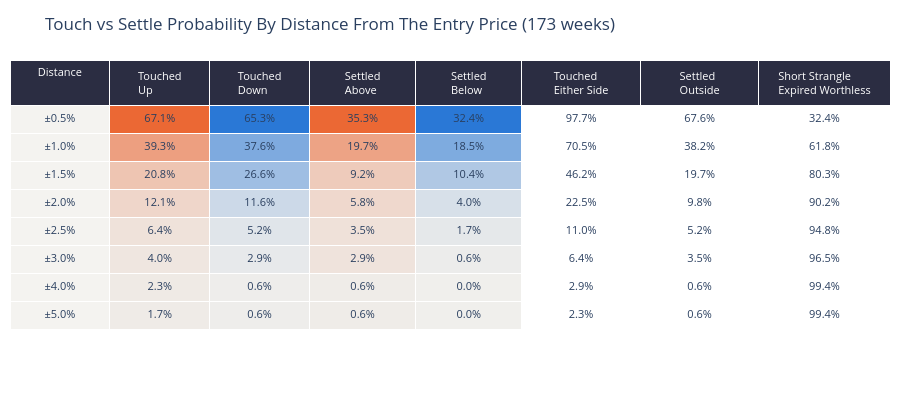
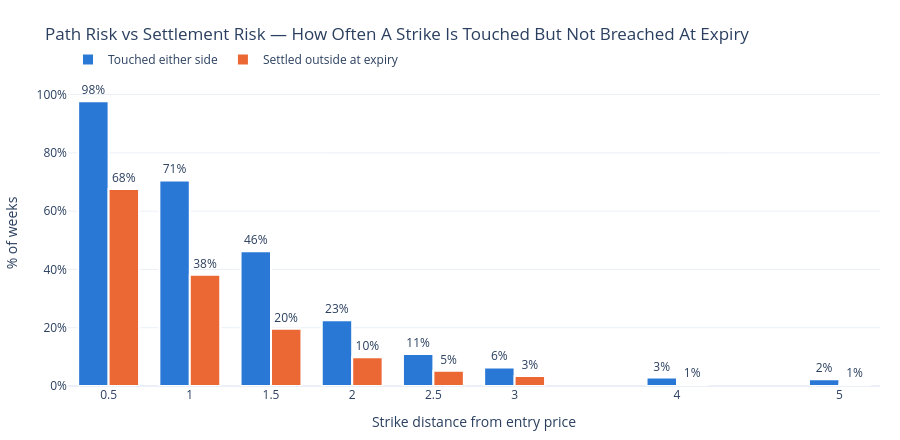

Notebook code cell kept with these figures, in order:
### Markdown cell above
## Touched vs Settled — The Option Seller's Ladder

For each distance from the entry price, two very different probabilities:

- **Touched** — the index traded through that level at *some* hour during the week. This is what stops out a delta-hedged or stop-managed short.
- **Settled beyond** — the index was still past that level at expiry. This is what actually pays out on a held short.

The gap between the two columns is the premium a seller keeps for sitting through the noise; it is also the share of weeks where a stop-loss would have paid out on a strike that ultimately expired worthless. Hourly candles are what make the *touched* column trustworthy.

### Code cell
n_weeks = len(moves)
ladder = pd.DataFrame({"distance_pct": STRIKE_DISTANCES})
ladder["touch_up"] = [(moves["max_up_pct"] >= d).mean() * 100 for d in STRIKE_DISTANCES]
ladder["touch_down"] = [(moves["max_down_pct"] <= -d).mean() * 100 for d in STRIKE_DISTANCES]
ladder["settle_above"] = [(moves["expiry_move_pct"] >= d).mean() * 100 for d in STRIKE_DISTANCES]
ladder["settle_below"] = [(moves["expiry_move_pct"] <= -d).mean() * 100 for d in STRIKE_DISTANCES]
ladder["touched_either"] = [
    ((moves["max_up_pct"] >= d) | (moves["max_down_pct"] <= -d)).mean() * 100 for d in STRIKE_DISTANCES
]
ladder["settled_outside"] = [(moves["expiry_move_pct"].abs() >= d).mean() * 100 for d in STRIKE_DISTANCES]
ladder["strangle_survived"] = 100 - ladder["settled_outside"]

fig = go.Figure(
    data=[
        go.Table(
            columnwidth=[80, 80, 80, 85, 85, 95, 95, 105],
            header=dict(
                values=[
                    "Distance", "Touched<br>Up", "Touched<br>Down", "Settled<br>Above",
                    "Settled<br>Below", "Touched<br>Either Side", "Settled<br>Outside",
                    "Short Strangle<br>Expired Worthless",
                ],
                fill_color=HEADER_FILL,
                font=dict(color="white", size=11),
                align="center",
                height=44,
            ),
            cells=dict(
                values=[
                    ladder["distance_pct"].map("±{:.1f}%".format),
                    ladder["touch_up"].map("{:.1f}%".format),
                    ladder["touch_down"].map("{:.1f}%".format),
                    ladder["settle_above"].map("{:.1f}%".format),
                    ladder["settle_below"].map("{:.1f}%".format),
                    ladder["touched_either"].map("{:.1f}%".format),
                    ladder["settled_outside"].map("{:.1f}%".format),
                    ladder["strangle_survived"].map("{:.1f}%".format),
                ],
                fill_color=[
                    ["#f4f3f0"] * len(ladder),
                    shade(ladder["touch_up"], UP_COLOR),
                    shade(ladder["touch_down"], DOWN_COLOR),
                    shade(ladder["settle_above"], UP_COLOR),
                    shade(ladder["settle_below"], DOWN_COLOR),
                    ["white"] * len(ladder),
                    ["white"] * len(ladder),
                    ["white"] * len(ladder),
                ],
                align="center",
                height=28,
                font=dict(size=11),
            ),
        )
    ]
)
fig.update_layout(
    title=f"Touch vs Settle Probability By Distance From The Entry Price ({n_weeks} weeks)",
    height=120 + 28 * len(ladder) + 60,
    margin=dict(t=60, b=10, l=10, r=10),
)
fig.show()

bars = go.Figure()
bars.add_trace(
    go.Bar(
        x=ladder["distance_pct"], y=ladder["touched_either"], name="Touched either side",
        marker_color=SERIES_HEX[0], marker_line=dict(color="white", width=2),
        text=ladder["touched_either"].map("{:.0f}%".format), textposition="outside",
    )
)
bars.add_trace(
    go.Bar(
        x=ladder["distance_pct"], y=ladder["settled_outside"], name="Settled outside at expiry",
        marker_color=SERIES_HEX[1], marker_line=dict(color="white", width=2),
        text=ladder["settled_outside"].map("{:.0f}%".format), textposition="outside",
    )
)
bars.update_layout(
    title="Path Risk vs Settlement Risk — How Often A Strike Is Touched But Not Breached At Expiry",
    barmode="group",
    bargap=0.25,
    template="plotly_white",
    height=440,
    hovermode="x unified",
    legend=dict(orientation="h", yanchor="bottom", y=1.02, xanchor="left", x=0),
    margin=dict(t=80, b=50, l=60, r=20),
)
bars.update_xaxes(title_text="Strike distance from entry price", ticksuffix="%", tickvals=STRIKE_DISTANCES)
bars.update_yaxes(title_text="% of weeks", ticksuffix="%", range=[0, 105])
bars.show()

### Figure 1 — Plotly figure (JSON) as saved in the notebook; plotly's stock layout.template omitted (floating-point values rounded to 4 significant figures)
{"data": [{"cells": {"align": "center", "fill": {"color": [["#f4f3f0", "#f4f3f0", "#f4f3f0", "#f4f3f0", "#f4f3f0", "#f4f3f0", "#f4f3f0", "#f4f3f0"], ["rgb(235,104,52)", "rgb(237,159,128)", "rgb(238,197,178)", "rgb(239,214,202)", "rgb(239,226,218)", "rgb(239,230,224)", "rgb(239,234,229)", "rgb(239,235,231)"], ["rgb(42,120,214)", "rgb(126,170,223)", "rgb(159,190,227)", "rgb(204,217,232)", "rgb(224,229,234)", "rgb(231,233,235)", "rgb(238,237,235)", "rgb(238,237,235)"], ["rgb(235,104,52)", "rgb(237,163,133)", "rgb(238,203,187)", "rgb(239,216,205)", "rgb(239,225,217)", "rgb(239,227,220)", "rgb(239,236,232)", "rgb(239,236,232)"], ["rgb(42,120,214)", "rgb(126,171,223)", "rgb(176,200,228)", "rgb(215,224,233)", "rgb(229,232,234)", "rgb(236,236,235)", "rgb(240,239,236)", "rgb(240,239,236)"], ["white", "white", "white", "white", "white", "white", "white", "white"], ["white", "white", "white", "white", "white", "white", "white", "white"], ["white", "white", "white", "white", "white", "white", "white", "white"]]}, "font": {"size": 11}, "height": 28, "values": [["±0.5%", "±1.0%", "±1.5%", "±2.0%", "±2.5%", "±3.0%", "±4.0%", "±5.0%"], ["67.1%", "39.3%", "20.8%", "12.1%", "6.4%", "4.0%", "2.3%", "1.7%"], ["65.3%", "37.6%", "26.6%", "11.6%", "5.2%", "2.9%", "0.6%", "0.6%"], ["35.3%", "19.7%", "9.2%", "5.8%", "3.5%", "2.9%", "0.6%", "0.6%"], ["32.4%", "18.5%", "10.4%", "4.0%", "1.7%", "0.6%", "0.0%", "0.0%"], ["97.7%", "70.5%", "46.2%", "22.5%", "11.0%", "6.4%", "2.9%", "2.3%"], ["67.6%", "38.2%", "19.7%", "9.8%", "5.2%", "3.5%", "0.6%", "0.6%"], ["32.4%", "61.8%", "80.3%", "90.2%", "94.8%", "96.5%", "99.4%", "99.4%"]]}, "columnwidth": [80, 80, 80, 85, 85, 95, 95, 105], "header": {"align": "center", "fill": {"color": "#2b2d42"}, "font": {"color": "white", "size": 11}, "height": 44, "values": ["Distance", "Touched<br>Up", "Touched<br>Down", "Settled<br>Above", "Settled<br>Below", "Touched<br>Either Side", "Settled<br>Outside", "Short Strangle<br>Expired Worthless"]}, "type": "table"}], "layout": {"height": 404, "margin": {"b": 10, "l": 10, "r": 10, "t": 60}, "title": {"text": "Touch vs Settle Probability By Distance From The Entry Price (173 weeks)"}}}

### Figure 2 — Plotly figure (JSON) as saved in the notebook; plotly's stock layout.template omitted (floating-point values rounded to 4 significant figures)
{"data": [{"marker": {"color": "#2a78d6", "line": {"color": "white", "width": 2}}, "name": "Touched either side", "text": ["98%", "71%", "46%", "23%", "11%", "6%", "3%", "2%"], "textposition": "outside", "type": "bar", "x": [0.5, 1.0, 1.5, 2.0, 2.5, 3.0, 4.0, 5.0], "y": [97.69, 70.52, 46.24, 22.54, 10.98, 6.358, 2.89, 2.312]}, {"marker": {"color": "#eb6834", "line": {"color": "white", "width": 2}}, "name": "Settled outside at expiry", "text": ["68%", "38%", "20%", "10%", "5%", "3%", "1%", "1%"], "textposition": "outside", "type": "bar", "x": [0.5, 1.0, 1.5, 2.0, 2.5, 3.0, 4.0, 5.0], "y": [67.63, 38.15, 19.65, 9.827, 5.202, 3.468, 0.578, 0.578]}], "layout": {"bargap": 0.25, "barmode": "group", "height": 440, "hovermode": "x unified", "legend": {"orientation": "h", "x": 0, "xanchor": "left", "y": 1.02, "yanchor": "bottom"}, "margin": {"b": 50, "l": 60, "r": 20, "t": 80}, "title": {"text": "Path Risk vs Settlement Risk — How Often A Strike Is Touched But Not Breached At Expiry"}, "xaxis": {"ticksuffix": "%", "tickvals": [0.5, 1, 1.5, 2, 2.5, 3, 4, 5], "title": {"text": "Strike distance from entry price"}}, "yaxis": {"range": [0, 105], "ticksuffix": "%", "title": {"text": "% of weeks"}}}}
